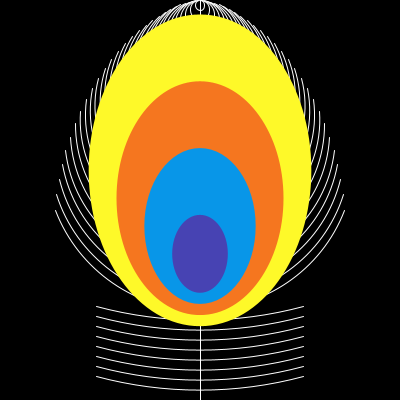
Frame 1 (no input)
Frame 60 (the mouse pressed at the canvas centre just before this capture): identical to frame 1, image omitted
Frame 120 (the mouse held since frame 60 and released just before this capture): identical to frame 1, image omitted

The Processing sketch that drew this single still picture (run headless with seeded random() and noise(); from frame 60 on, the mouse is pressed at the canvas centre):

// Processing sketch: Peacock_Feather
// ── Peacock_Feather.pde
int num_lines=40;
float feather_height;

void setup()
{
  size(400, 400);
  feather_height=float(height)/num_lines;
}

void draw()
{
  background(0);
  
  stroke(255);
  noFill();
  
  //Draw peacock feather
  line(width/2,0,width/2,height);
  
  float len_denom=num_lines*4/5;
  for(int i=0; i<num_lines;i++)
  {
    if(i<num_lines*4/5)
    {
      arc(width/2, i*feather_height/2,i*feather_height,i*feather_height,-PI/2+2*i/len_denom,PI/2);
      arc(width/2, i*feather_height/2,i*feather_height,i*feather_height,PI/2,PI*3/2-2*i/len_denom);
    }else
    {
      arc(width/2,i*feather_height-height,2*width, 2*height,PI*5/12,PI*7/12);
    }
  }
  
  //Draw peacock feather eye
  noStroke();
  float ellipse_lower_y=feather_height*num_lines*2/3;
  float ellipse_center_y;
  float peacock_eye_width=feather_height*num_lines*2/3;
  float peacock_eye_width_step=peacock_eye_width/4;
  
  for(int i=3; i>=0; i--)
  {
    switch(i)
    {
      case 0:
      fill(71,67,179);
      break;
      case 1:
      fill(8,150, 232);
      break;
      case 2:
      fill(245,118,31);
      break;
      case 3:
      fill(254,249,41);
      break;
    }
    ellipse(width/2, ellipse_lower_y-peacock_eye_width_step*0.25*(i+1)*1.67+15, peacock_eye_width_step*(i+1)*1.67/2,peacock_eye_width_step*(i+1)*1.67*0.7);
  }
}
